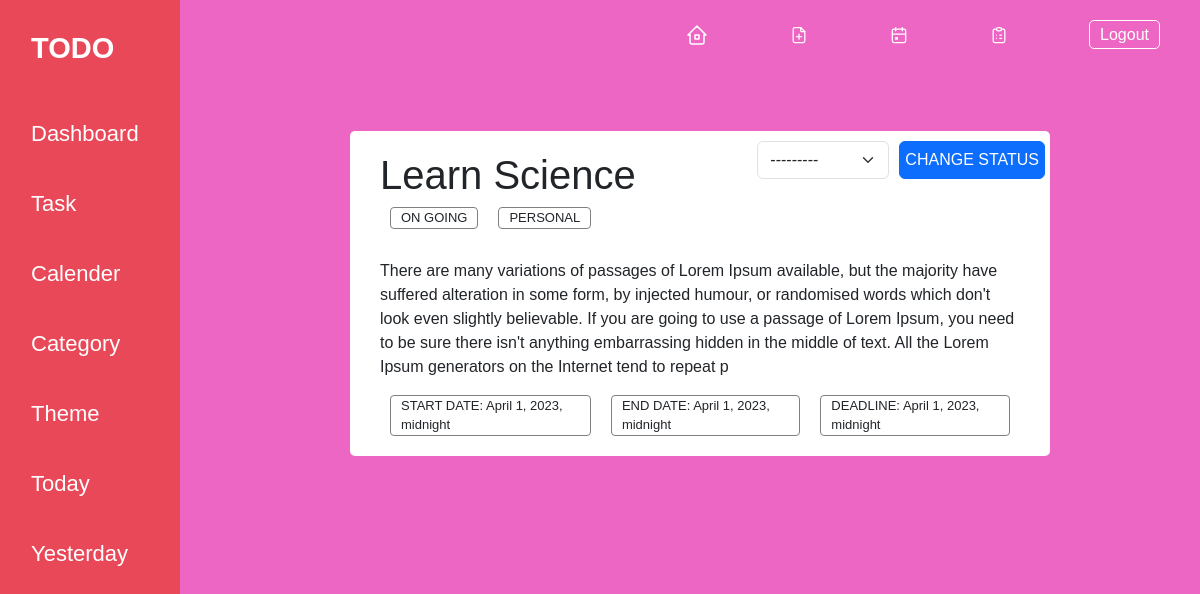
The page /task/7 (signed in) on the database its author committed.
### page_app/models.py (models this page shows, shortened)
class Task(models.Model):
    CHOICES = (
    ("ON GOING", "ON GOING"),
    ("DONE", "DONE")
    )
    title = models.CharField(max_length=50)
    start_date =  models.DateTimeField(auto_now_add=False)
    end_date =  models.DateTimeField(auto_now=False)
    deadline = models.DateTimeField(auto_now=False)
    completionstatus = models.CharField(max_length=255,choices=CHOICES)
    description = models.TextField(max_length=400)
    added_by = models.ForeignKey(User,on_delete=models.CASCADE)
    category = models.ForeignKey(Category,on_delete=models.CASCADE)

class Category(models.Model):
    CHOICES = (
    ("ALL", "ALL"),
    ("WORK", "WORK"),
    ("PERSONAL", "PERSONAL"),
    ("WHISLIST", "WHISLIST"),
    ("BIRTHDAY", "BIRTHDAY"),
    ("HABITS", "HABITS"),
    ("LEARNING", "LEARNING")
    )
    name =  models.CharField(max_length=400, choices = CHOICES, default ='ALL')
    def __str__(self):
            return self.name

### page_app/views.py (the view)
# urls.py: path('task/<int:id>', views.single_task,name='single-task'),
@user_passes_test(is_user,login_url='/user/login/')
def single_task(request,id):
    task = Task.objects.get(id=id)
    if request.method == 'POST':
        task_form = TaskFormEdit(request.POST,request.FILES)
        if task_form.is_valid():
            task.completionstatus = task_form.cleaned_data['completionstatus']
            task.save()
            redirect(f'/tasks/{id}')
    else:
        task_form = TaskFormEdit()
    data ={
        "task":task,
        "user":is_user(request.user),
        "theme":request.user.profile.theme,
        "form":task_form
    }
    return render(request,'single-task.html',data)

### page_app/forms.py
class TaskFormEdit(forms.ModelForm):
      class Meta:
            model = Task
            fields =('completionstatus',)

### page_app/views.py (called while the page is built)
def is_user(user):
    try:
        return user.is_authenticated and (user.profile.type == 'USER')
    except Profile.DoesNotExist:
        return False

### page_app/templates/single-task.html (shortened to what this page needs)
{% extends 'base.html' %}
{% load static %}
{% load crispy_forms_tags %}
{% block style %}
<link rel="stylesheet" href="{% static 'css/single-task.css' %}"/>
{% endblock style %}
{% block content %}
<div class="single-task">
    <h1>{{task.title}}</h1>
    <div class="panel">
        <p>{{task.completionstatus}}</p>
        <p>{{task.category}}</p>
    </div>
    <div class="cat-change">
        <form method="post">
        {{form | crispy}}
        <button class="btn btn-primary">CHANGE STATUS</button>
        </form>
    </div>
    <p class="description">{{task.description}}</p>
    <div class="panel">
        <p>START DATE: {{task.start_date}}</p>
        <p>END DATE: {{task.end_date}}</p>
        <p>DEADLINE: {{task.deadline}}</p>
    </div>
</div>
{% endblock content %}

### page_app/static/css/style.css (style rules this page uses)
body { font-family: "Mukta", sans-serif; box-sizing: border-box; background-color: aqua; }
.img-todo { background-color: #ffd970; background-size: cover; width: 100%; }

### page_app/static/css/single-task.css (style rules this page uses)
.single-task { width: 700px; height: fit-content; background-color: white; margin: 20px auto; border-radius: 5px; padding: 20px 30px; position: relative; }
.panel { display: flex; }
.panel p { padding: 0px 10px; margin: 0px 10px; border: 1px solid grey; border-radius: 4px; font-size: 13px; }
.description { margin-top: 30px; }
.cat-change { position: absolute; right: 5px; top: 10px; }
form { display: flex; justify-content: center; }
.btn-primary { padding: 5px; height: 38px; margin-left: 10px; }

### rows shown on the page
Task: title "Learn Science", completionstatus "ON GOING", category "PERSONAL", description "There are many variations of passages of Lorem Ipsum available, but the majority have suffered alteration in some form, by injected humour, or randomised words which don't look even slightly believable. If you are going to use a passage of Lorem Ipsum, you need to be sure there isn't anything embarrassing hidden in the middle of text. All the Lorem Ipsum generators on the Internet tend to repeat p", start_date "April 1, 2023, midnight", end_date "April 1, 2023, midnight", deadline "April 1, 2023, midnight"
